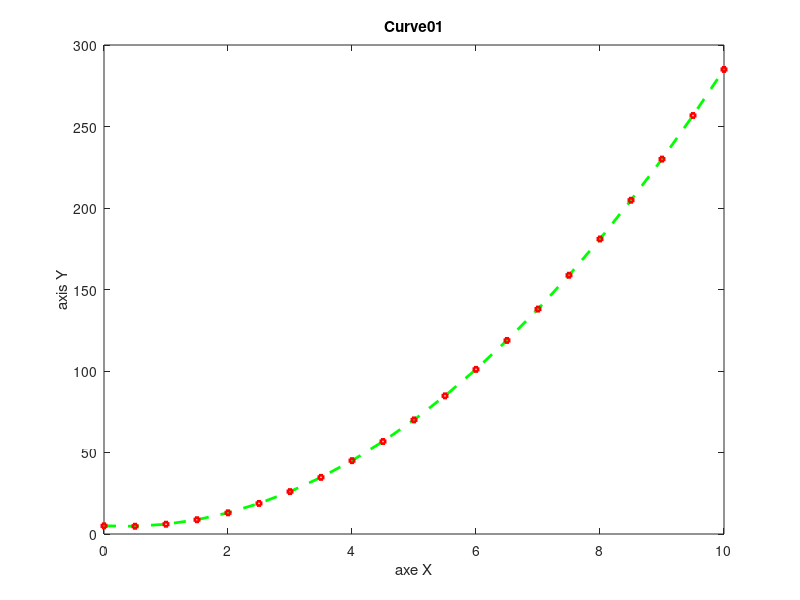

This chart was generated by the following MATLAB code:
x=0:0.5:10; %first we take x from 0 to 10 and increase 0.5
y=3*x.^2-2*x+5; %modify the equation
%we start plot graph by the tropic they have been given
plot(x,y,'--s','Color','g','MarkerEdgeColor','k','MarkerEdgeColor','r','LineWidth',2,'MarkerSize',3);
%plot graph x y and use color line green change marker at edge to blue and 
%face to red Linewidth 2 and markersize 3
title('Curve01'); %set title
xlabel('axe X'); %set label
ylabel('axis Y');